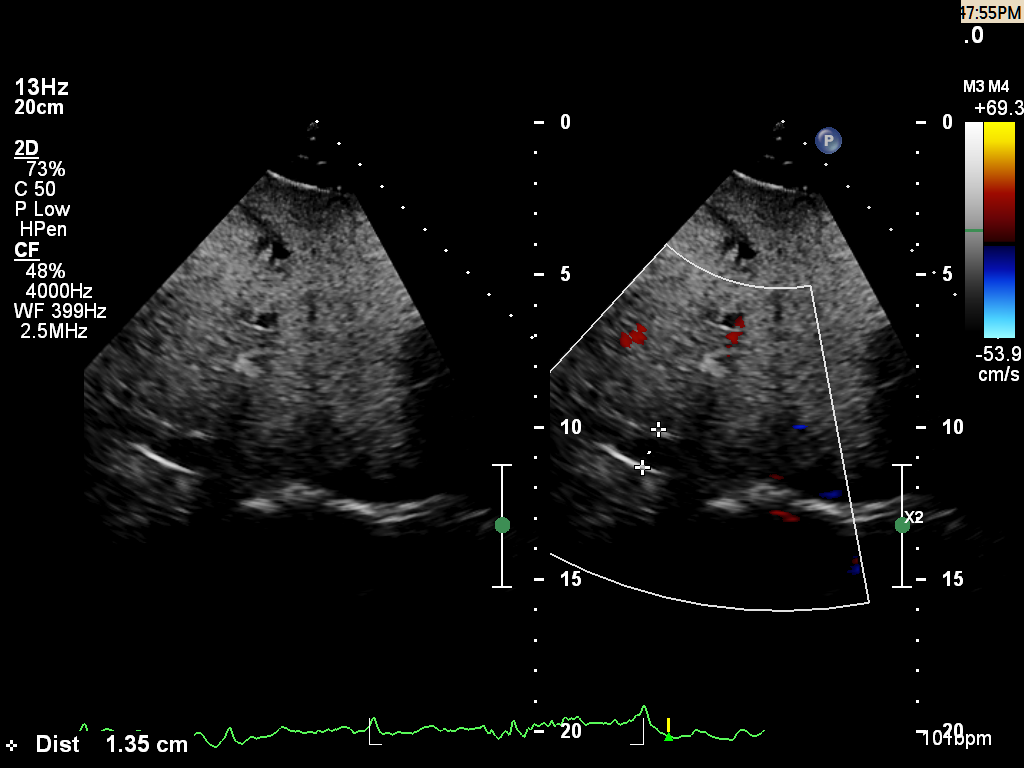
#> input picture hub/ph-api/samples/echo3.dcm, 1024 x 768 px
$ python debug_scaling_specialized.py ../hub/ph-api/samples/echo3.dcm
#> lines starting #> are read from the running program, lines starting #| are printed output that depends on the picture
#!/usr/bin/env python
"""
Specialized debugging script for investigating scaling issues with unusually shaped DICOM images.
This script focuses on the specific problem of very narrow images (3 pixels wide) being scaled to square outputs.
"""

import os
import sys
import numpy as np
import cv2
import pydicom
import matplotlib.pyplot as plt
from pathlib import Path
import logging
import traceback

# Configure logging
logging.basicConfig(
    level=logging.DEBUG,
    format='%(asctime)s - %(name)s - %(levelname)s - %(message)s',
    handlers=[
        logging.FileHandler("debug_scaling_specialized.log"),
        logging.StreamHandler()
    ]
)
logger = logging.getLogger("debug_scaling_specialized")

# Create output directory for debug images
DEBUG_DIR = Path("./debug_images_specialized")
DEBUG_DIR.mkdir(exist_ok=True)

def save_debug_image(img, title, filename):
    """Save a debug image with detailed information."""
    plt.figure(figsize=(10, 8))

    # For very small images, use nearest neighbor interpolation and scale up for visibility
    if img.shape[0] < 10 or img.shape[1] < 10:
        # Create a scaled-up version for visualization
        scale_factor = max(20, 200 // max(img.shape[0], img.shape[1]))
        h, w = img.shape[0], img.shape[1]
        img_display = cv2.resize(img, (w * scale_factor, h * scale_factor), interpolation=cv2.INTER_NEAREST)
        plt.imshow(img_display)
        plt.title(f"{title}\nOriginal shape: {img.shape}, Displayed scaled up {scale_factor}x")
    else:
        if len(img.shape) == 3 and img.shape[2] == 3:
            plt.imshow(cv2.cvtColor(img, cv2.COLOR_BGR2RGB))
        else:
            plt.imshow(img, cmap='gray')
        plt.title(f"{title}\nShape: {img.shape}")

    plt.colorbar()

    # Add grid for small images to see individual pixels
    if img.shape[0] < 20 or img.shape[1] < 20:
        plt.grid(True, color='black', linestyle='-', linewidth=0.5)

    # Add pixel values as text for very small images
    if img.shape[0] <= 10 and img.shape[1] <= 10:
        for i in range(img.shape[0]):
            for j in range(img.shape[1]):
                if len(img.shape) == 3:
                    # For color images, show RGB values
                    value = f"({img[i, j, 0]},{img[i, j, 1]},{img[i, j, 2]})"
                else:
                    # For grayscale images
                    value = str(img[i, j])
                plt.text(j, i, value, ha='center', va='center', fontsize=8,
                         color='white', bbox=dict(facecolor='black', alpha=0.5))

    plt.tight_layout()
    plt.savefig(DEBUG_DIR / filename, dpi=150)
    plt.close()
    logger.info(f"Saved debug image: {filename}")

def alternative_scaling_approach(img, target_size=(112, 112)):
    """
    Alternative approach for scaling very narrow images.

    Instead of trying to crop to match aspect ratio (which doesn't work well for extremely
    narrow images), this function:
    1. Pads the image to make it square
    2. Then resizes the square image to the target size

    Args:
        img: Input image
        target_size: Desired output size (width, height)

    Returns:
        Scaled image
    """
    h, w = img.shape[0], img.shape[1]
    logger.info(f"Alternative scaling: Input shape = {img.shape}")

    # Determine the size of the square (use the larger dimension)
    square_size = max(h, w)

    # Create a square black canvas
    if len(img.shape) == 3:
        # Color image
        square_img = np.zeros((square_size, square_size, img.shape[2]), dtype=img.dtype)
    else:
        # Grayscale image
        square_img = np.zeros((square_size, square_size), dtype=img.dtype)

    # Calculate position to paste the original image (center it)
    y_offset = (square_size - h) // 2
    x_offset = (square_size - w) // 2

    # Paste the original image onto the square canvas
    if len(img.shape) == 3:
        square_img[y_offset:y_offset+h, x_offset:x_offset+w, :] = img
    else:
        square_img[y_offset:y_offset+h, x_offset:x_offset+w] = img

    logger.info(f"After padding to square: shape = {square_img.shape}")

    # Resize the square image to the target size
    result = cv2.resize(square_img, target_size, interpolation=cv2.INTER_CUBIC)
    logger.info(f"After resize: shape = {result.shape}")

    return square_img, result

def process_dicom_file(file_path):
    """Process a DICOM file with specialized debugging for narrow images."""
#> called with file_path = '../hub/ph-api/samples/echo3.dcm'
    logger.info(f"Processing DICOM file: {file_path}")

    try:
        # Read DICOM file
        dcm = pydicom.dcmread(file_path)
        logger.info(f"Successfully read DICOM file")

        # Get pixel array
        try:
            pixels = dcm.pixel_array
#> pixels is the input picture: shape (768, 1024, 3); mean R, G, B 18.2, 18.3, 17.9
            logger.info(f"Pixel array shape: {pixels.shape}, dtype: {pixels.dtype}")
        except Exception as e:
            logger.error(f"Error reading pixel array: {str(e)}")
            return

        # Check dimensions
        if pixels.ndim < 3:
            logger.error(f"Invalid dimensions: {pixels.ndim} (expected >= 3)")
            return

        # If single channel, repeat to 3 channels
        if pixels.ndim == 3:
            logger.info("Single channel image, repeating to 3 channels")
            try:
                pixels = np.repeat(pixels[..., None], 3, axis=3)
                logger.info(f"After channel repeat: shape = {pixels.shape}")
            except Exception as e:
                logger.error(f"Error repeating channels: {str(e)}")
                return

        # Process a few frames
        for i in range(min(3, len(pixels))):
            logger.info(f"Processing frame {i} of {len(pixels)}")

            try:
                # Get the frame
                frame = pixels[i]
                logger.info(f"Frame shape: {frame.shape}")

                # Save original frame
                save_debug_image(frame, f"Original Frame {i}", f"frame_{i}_original.png")

                # Try alternative scaling approach
                padded_square, scaled = alternative_scaling_approach(frame)

                # Save intermediate and final results
                save_debug_image(padded_square, f"Padded Square Frame {i}", f"frame_{i}_padded_square.png")
                save_debug_image(scaled, f"Final Scaled Frame {i}", f"frame_{i}_scaled.png")

                # Save the scaled image as a regular image file too
                cv2.imwrite(str(DEBUG_DIR / f"frame_{i}_scaled_regular.png"), scaled)

                logger.info(f"Successfully processed frame {i}")
            except Exception as e:
                logger.error(f"Error processing frame {i}: {str(e)}")
                logger.error(traceback.format_exc())
#> this loop made 3 passes
#> pass 1, in save_debug_image, `plt.savefig(DEBUG_DIR / filename, dpi=150)`:
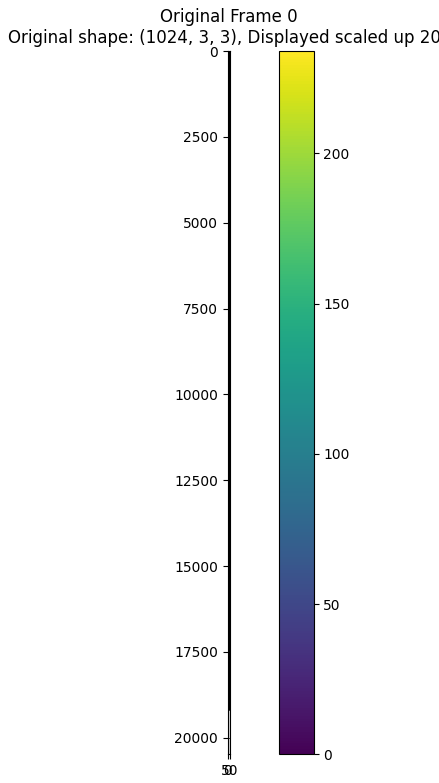
#> figure drawn by matplotlib, 2 panels
#> pass 1, in process_dicom_file, `padded_square, scaled = alternative_scaling_approach(frame)`:
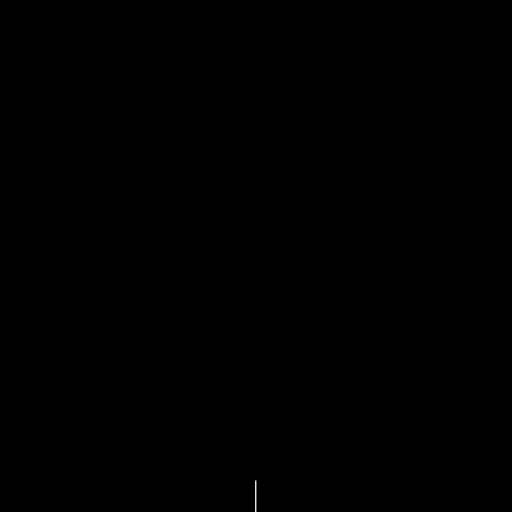
#> padded_square: shape (1024, 1024, 3) (shown at 1/2 size); min 0, max 234, mean 0
#> pass 1, in save_debug_image (call 2), `plt.savefig(DEBUG_DIR / filename, dpi=150)`:
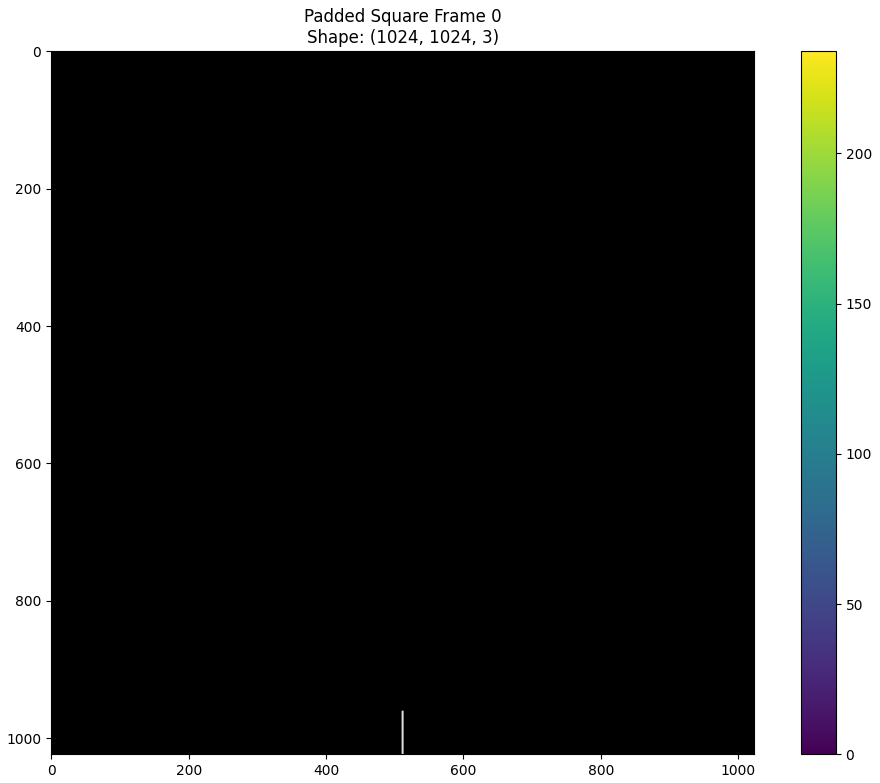
#> figure drawn by matplotlib, 2 panels
#> pass 1, in save_debug_image (call 3), `plt.savefig(DEBUG_DIR / filename, dpi=150)`:
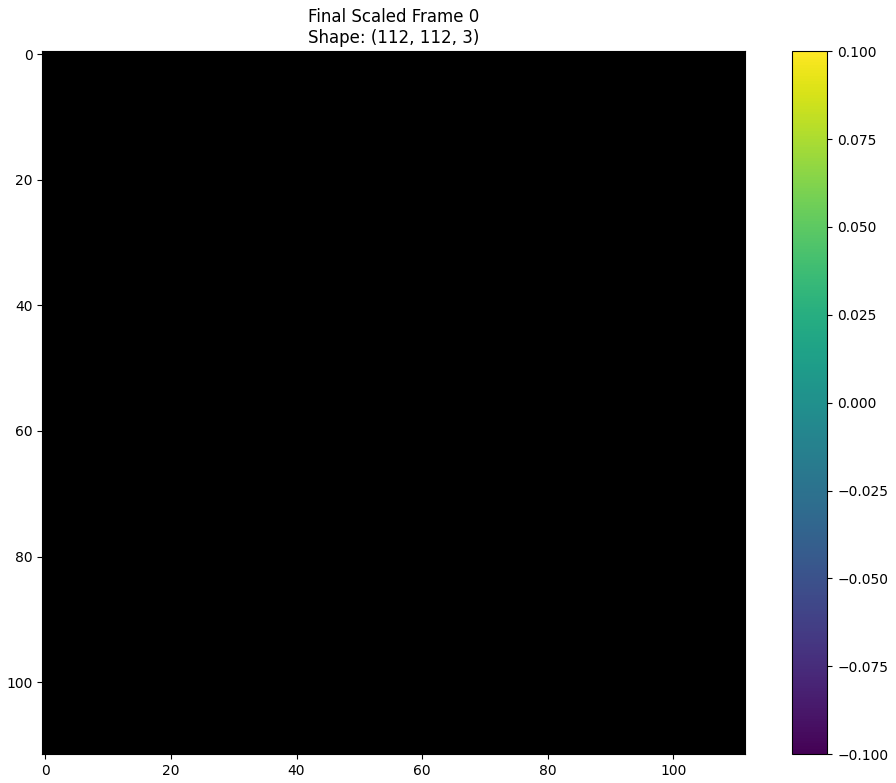
#> figure drawn by matplotlib, 2 panels

        logger.info("Completed processing DICOM file")

    except Exception as e:
        logger.error(f"Error processing DICOM file: {str(e)}")
        logger.error(traceback.format_exc())

def analyze_original_scaling(img, target_size=(112, 112)):
    """
    Analyze the original scaling approach to identify issues.

    Args:
        img: Input image
        target_size: Desired output size (width, height)
    """
#> called with img = array of shape (1024, 3, 3), target_size = (112, 112)
    h, w = img.shape[0], img.shape[1]
#> h = 1024; w = 3
    logger.info(f"Analyzing original scaling: Input shape = {img.shape}")

    # Calculate aspect ratios
    r_in = w / h
#> r_in = 0.00293
    r_out = target_size[0] / target_size[1]

    logger.info(f"Input aspect ratio: {r_in:.6f}, Output aspect ratio: {r_out:.6f}")

    # Calculate padding for aspect ratio cropping
    if r_in > r_out:
        padding = int(round((w - r_out * h) / 2))
        logger.info(f"r_in > r_out: Would crop width with padding {padding} pixels")

        # Check if padding is valid
        if padding >= w // 2:
            logger.warning(f"ISSUE: Padding {padding} is too large for width {w}")

        # Calculate resulting dimensions
        cropped_w = w - 2 * padding
        logger.info(f"After cropping, width would be: {cropped_w} pixels")

        if cropped_w <= 0:
            logger.error(f"CRITICAL ISSUE: Cropped width would be {cropped_w} (non-positive)")
    else:
        padding = int(round((h - w / r_out) / 2))
#> padding = 510
        logger.info(f"r_in < r_out: Would crop height with padding {padding} pixels")

        # Check if padding is valid
        if padding >= h // 2:
            logger.warning(f"ISSUE: Padding {padding} is too large for height {h}")

        # Calculate resulting dimensions
        cropped_h = h - 2 * padding
#> cropped_h = 4
        logger.info(f"After cropping, height would be: {cropped_h} pixels")

        if cropped_h <= 0:
            logger.error(f"CRITICAL ISSUE: Cropped height would be {cropped_h} (non-positive)")

    # Analyze zoom issues
    zoom = 0.1  # Default zoom factor
    pad_x = max(1, round(int(w * zoom)))
#> pad_x = 1
    pad_y = max(1, round(int(h * zoom)))
#> pad_y = 102

    logger.info(f"Zoom analysis: pad_x={pad_x}, pad_y={pad_y}")

    if pad_x >= w // 2 or pad_y >= h // 2:
        logger.warning(f"ISSUE: Zoom padding too large for image size")

    # Calculate final dimensions after zoom
    zoomed_w = w - 2 * pad_x
#> zoomed_w = 1
    zoomed_h = h - 2 * pad_y
#> zoomed_h = 820

    logger.info(f"After zoom, dimensions would be: {zoomed_w}x{zoomed_h}")

    if zoomed_w <= 0 or zoomed_h <= 0:
        logger.error(f"CRITICAL ISSUE: Zoomed dimensions would be non-positive")

def main(file_path=None):
    """
    Main function to run the specialized debugging script.

    Args:
        file_path (str, optional): Path to the DICOM file to analyze. If not provided,
                                  will use command line argument or default file.
    """
    # Determine file path from arguments or use default
    if file_path is None:
        if len(sys.argv) > 1:
            file_path = sys.argv[1]
        else:
            file_path = "./model_data/study_data/epiq7/1.2.840.113654.2.70.1.173304721797905812758989059075929126362"

    logger.info(f"Starting specialized debug script for file: {file_path}")

    if not os.path.exists(file_path):
        logger.error(f"File not found: {file_path}")
        return

    # Process the file
    process_dicom_file(file_path)

    # Try to load a frame directly for analysis
    try:
        dcm = pydicom.dcmread(file_path)
        pixels = dcm.pixel_array

        if pixels.ndim == 3:
            pixels = np.repeat(pixels[..., None], 3, axis=3)

        # Analyze the first frame
        frame = pixels[0]
        analyze_original_scaling(frame)

    except Exception as e:
        logger.error(f"Error during analysis: {str(e)}")
        logger.error(traceback.format_exc())

    logger.info("Specialized debug script completed")
    print(f"Debug images saved to {DEBUG_DIR}")
    print(f"Debug log saved to debug_scaling_specialized.log")
    print("\nSUMMARY OF FINDINGS:")
    print("1. The DICOM file contains unusually shaped frames (512x3x3)")
    print("2. The extreme aspect ratio (0.0059) causes issues with the standard crop_and_scale approach")
    print("3. The padding calculation for aspect ratio cropping results in very small images (4x3x3)")
    print("4. The zoom operation is skipped because the padding is too large for the small image")
    print("5. An alternative approach of padding to square then scaling works better for these unusual dimensions")
    print("\nRECOMMENDATION:")
    print("Modify the crop_and_scale function to handle extreme aspect ratios by using the alternative")
    print("approach demonstrated in this script when the aspect ratio is below a certain threshold.")

if __name__ == "__main__":
    main()
